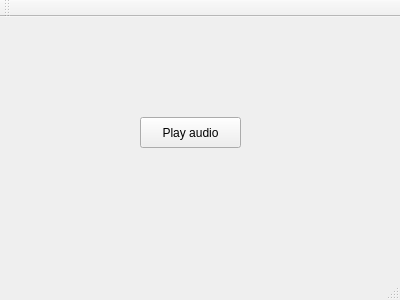
<?xml version="1.0" encoding="UTF-8"?>
<ui version="4.0">
 <class>MainWindow</class>
 <widget class="QMainWindow" name="MainWindow">
  <property name="geometry">
   <rect>
    <x>0</x>
    <y>0</y>
    <width>400</width>
    <height>300</height>
   </rect>
  </property>
  <property name="windowTitle">
   <string>MainWindow</string>
  </property>
  <widget class="QWidget" name="centralWidget">
   <widget class="QPushButton" name="pushButton">
    <property name="geometry">
     <rect>
      <x>140</x>
      <y>100</y>
      <width>101</width>
      <height>31</height>
     </rect>
    </property>
    <property name="text">
     <string>Play audio</string>
    </property>
   </widget>
  </widget>
  <widget class="QMenuBar" name="menuBar">
   <property name="geometry">
    <rect>
     <x>0</x>
     <y>0</y>
     <width>400</width>
     <height>18</height>
    </rect>
   </property>
  </widget>
  <widget class="QToolBar" name="mainToolBar">
   <attribute name="toolBarArea">
    <enum>TopToolBarArea</enum>
   </attribute>
   <attribute name="toolBarBreak">
    <bool>false</bool>
   </attribute>
  </widget>
  <widget class="QStatusBar" name="statusBar"/>
 </widget>
 <layoutdefault spacing="6" margin="11"/>
 <resources/>
 <connections/>
</ui>
